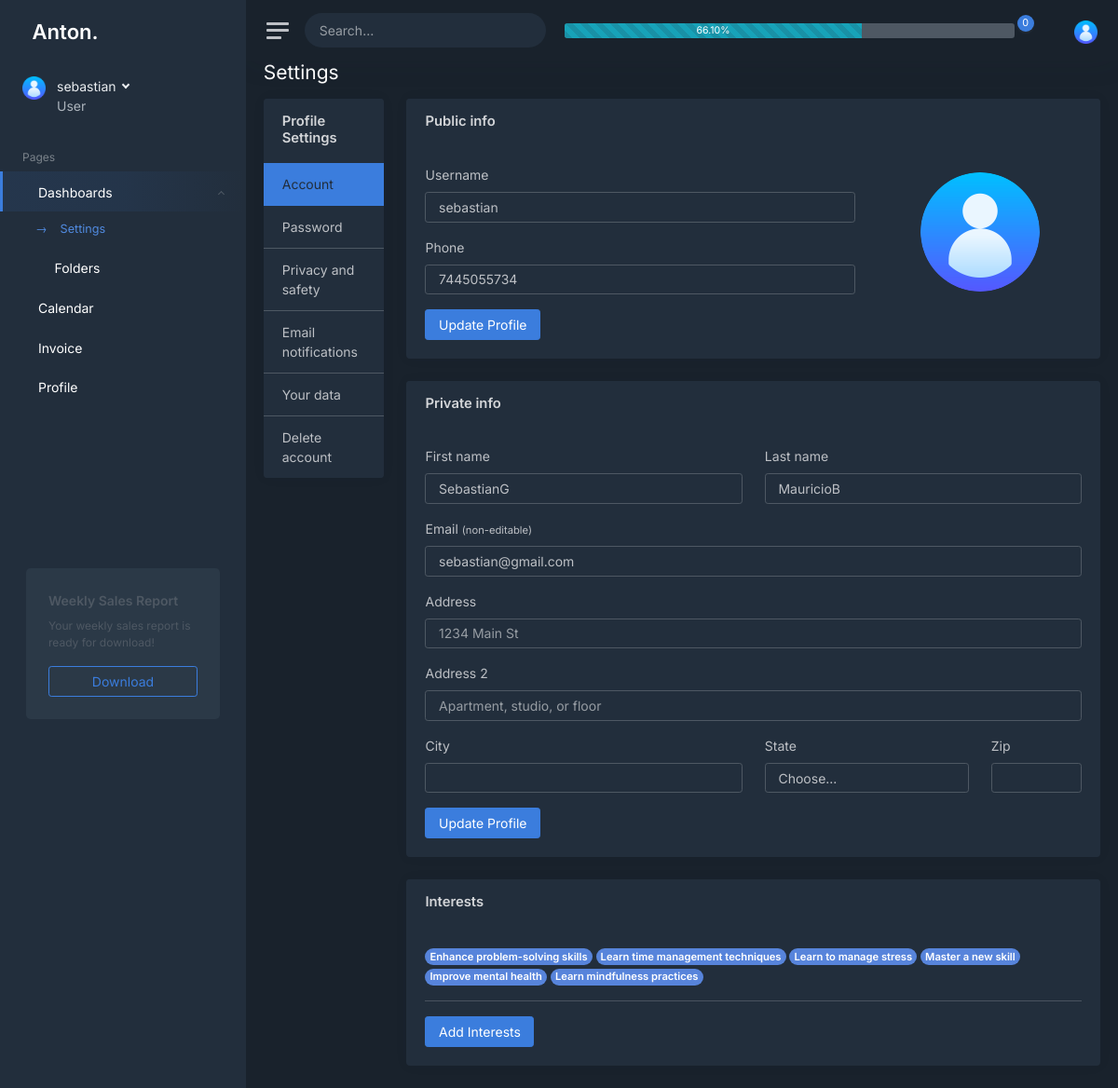
/pages/ (signed in), run on an earlier commit of the app's database.
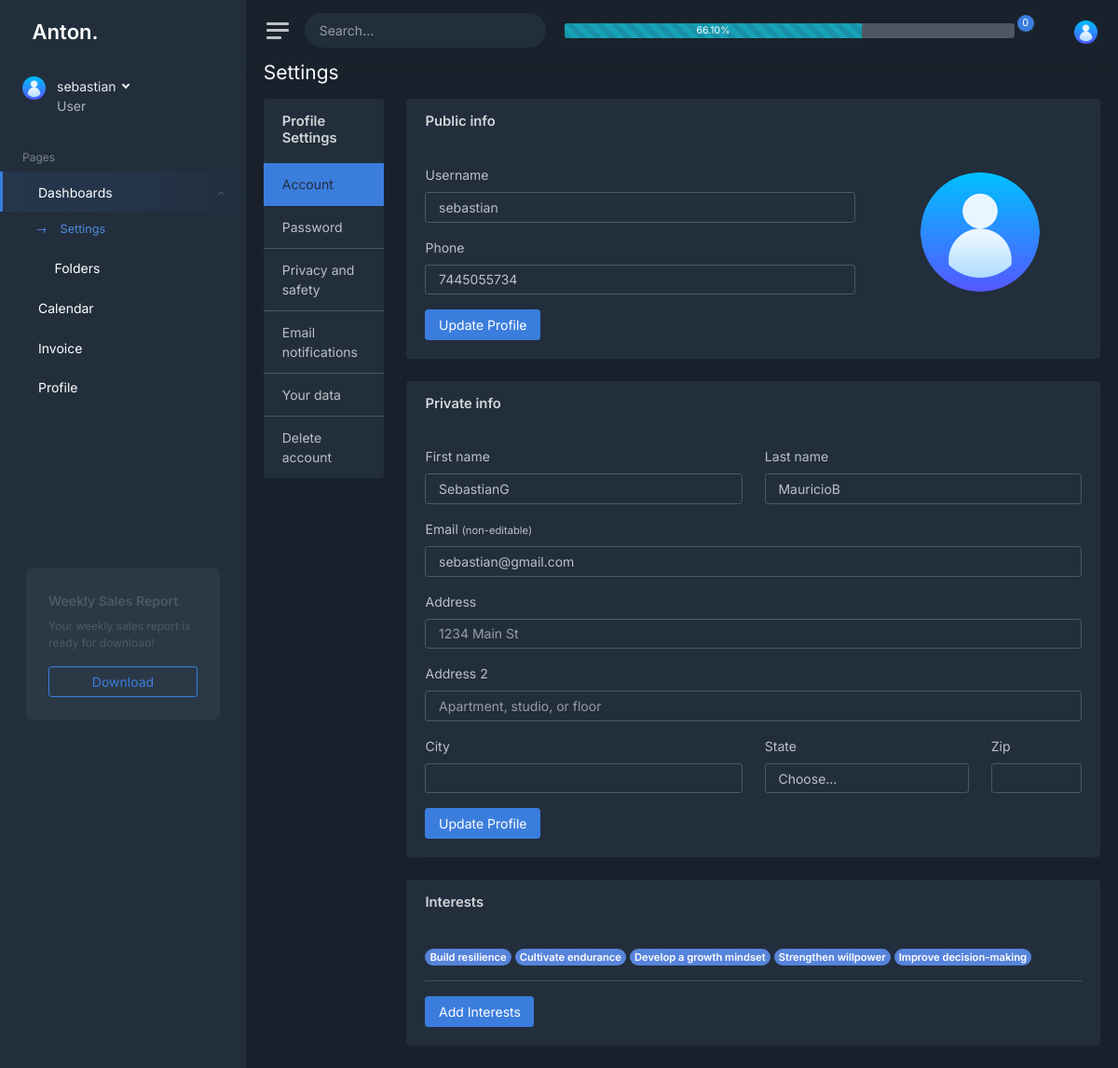
And on a later commit of the database.
### api/models.py (models this page shows, shortened)
class Interest(models.Model):
    name = models.CharField(max_length=100)

### frontend/views.py (the view)
# urls.py: path('pages/', views.pages, name='pages'),
def pages(request):
    user_profile = Profile.objects.get(user=request.user)
    user_interests = user_profile.interests.all()
    context = {
        'user_profile': user_profile,
        'user_interests': user_interests,
        'phone_number': user_profile.phone_number,
    }
    return render(request, 'password-control/pages.html', context)

### templates/password-control/pages.html (shortened to what the changed rows need)
{% extends '../base.html' %}
{% load static %}
{% block content %}
<h1 class="h3 mb-3">Settings</h1>
<div class="row">
    <div class="col-md-9 col-xl-10">
        <div class="tab-content">
            <div class="tab-pane fade show active" id="account" role="tabpanel">
                <div class="card">
                    <div class="card-body">
                        {% if user_interests %}
                            {% for interest in user_interests %}
                                <span class="badge rounded-pill bg-primary">{{ interest.name }}</span>
                            {% endfor %}
                        {% else %}
                            <p>No interest selected</p>
                        {% endif %}
                        <hr>
                        <a href="{% url 'interests' %}" class="btn btn-primary">Add Interests</a>
                    </div>
                </div>
            </div>
        </div>
    </div>
</div>
{% endblock %}

What changed in the data, as far as the page shows it:
no longer on this page (row unchanged): Interest: name "Enhance problem-solving skills"
no longer on this page (row unchanged): Interest: name "Learn time management techniques"
no longer on this page (row unchanged): Interest: name "Learn to manage stress"
no longer on this page (row unchanged): Interest: name "Master a new skill"
no longer on this page (row unchanged): Interest: name "Improve mental health"
no longer on this page (row unchanged): Interest: name "Learn mindfulness practices"
added Interest: name "Build resilience"
added Interest: name "Cultivate endurance"
added Interest: name "Develop a growth mindset"
added Interest: name "Strengthen willpower"
added Interest: name "Improve decision-making"
